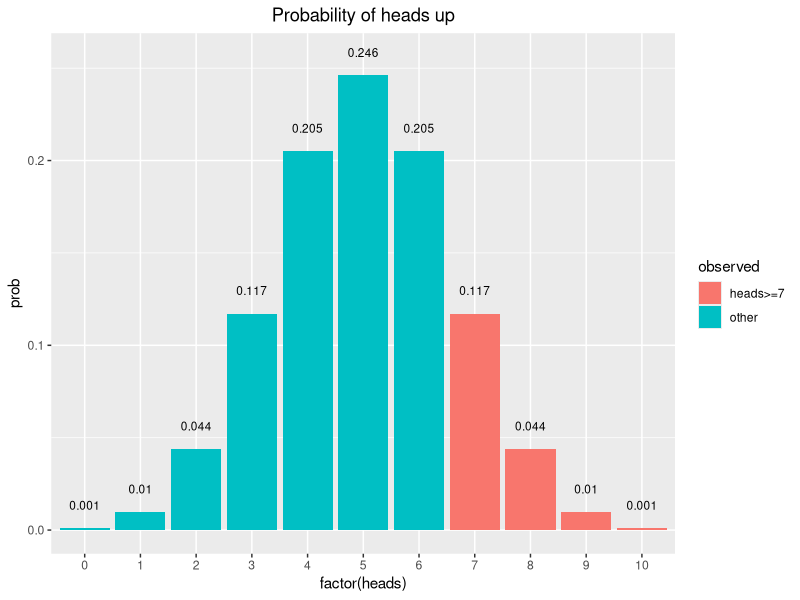
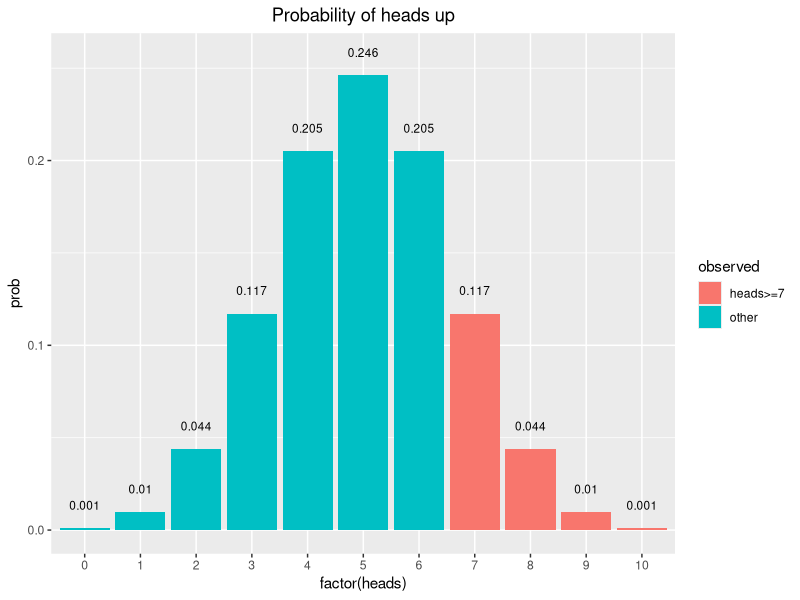

These charts were generated, in order, by the following R code:
library(ggplot2)
library(data.table)
library(dplyr)
#library(scales)


plotDt  <- data.table(heads=0:10, prob=dbinom(x=0:10, size=10., prob=0.5))

plotDt[, observed:='other']
plotDt[heads>=7, observed:='heads>=7']

p1      <- ggplot(plotDt,aes(x=factor(heads), y=prob, fill=observed))+geom_col()+
        geom_text(aes(label = round(prob,3), y = prob + 0.01),
        position = position_dodge(0.9), size = 3,vjust = 0)+
        ggtitle("Probability of heads up")+theme(plot.title = element_text(hjust = 0.5))

plot(p1)
ggsave("coinExample.png", width = 18, height = 10, units = "cm")





